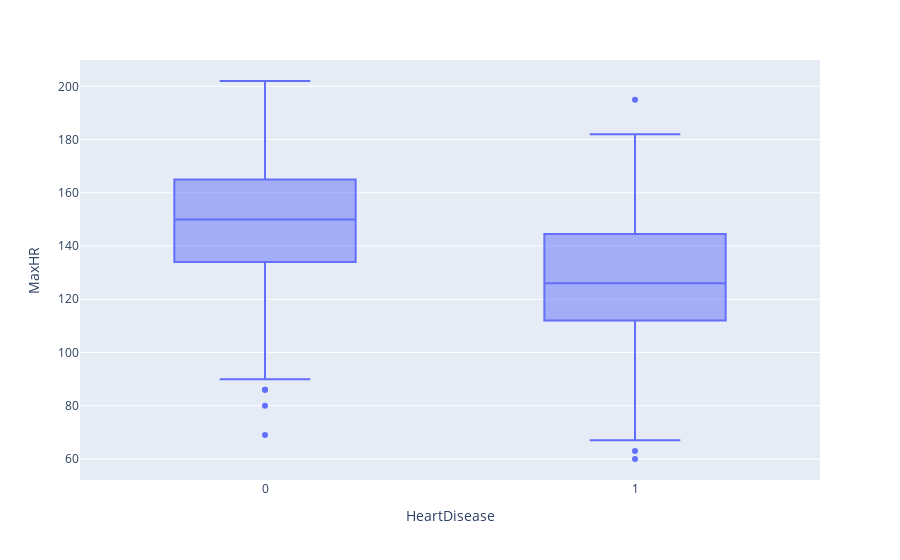

This figure's notebook cell:
### Code cell
px.box(df,x='HeartDisease',y='MaxHR')

### Figure 1 — Plotly figure (JSON) as saved in the notebook; plotly's stock layout.template omitted (floating-point values rounded to 4 significant figures; data arrays with more than 128 entries replaced by an {"elided": "..."} marker saying what was removed)
{"data": [{"alignmentgroup": "True", "hovertemplate": "HeartDisease=%{x}<br>MaxHR=%{y}<extra></extra>", "legendgroup": "", "marker": {"color": "#636efa"}, "name": "", "notched": false, "offsetgroup": "", "orientation": "v", "showlegend": false, "type": "box", "x": {"elided": "918 int values"}, "x0": " ", "xaxis": "x", "y": {"elided": "918 int values"}, "y0": " ", "yaxis": "y"}], "layout": {"boxmode": "group", "legend": {"tracegroupgap": 0}, "margin": {"t": 60}, "xaxis": {"anchor": "y", "domain": [0, 1], "title": {"text": "HeartDisease"}}, "yaxis": {"anchor": "x", "domain": [0, 1], "title": {"text": "MaxHR"}}}}
